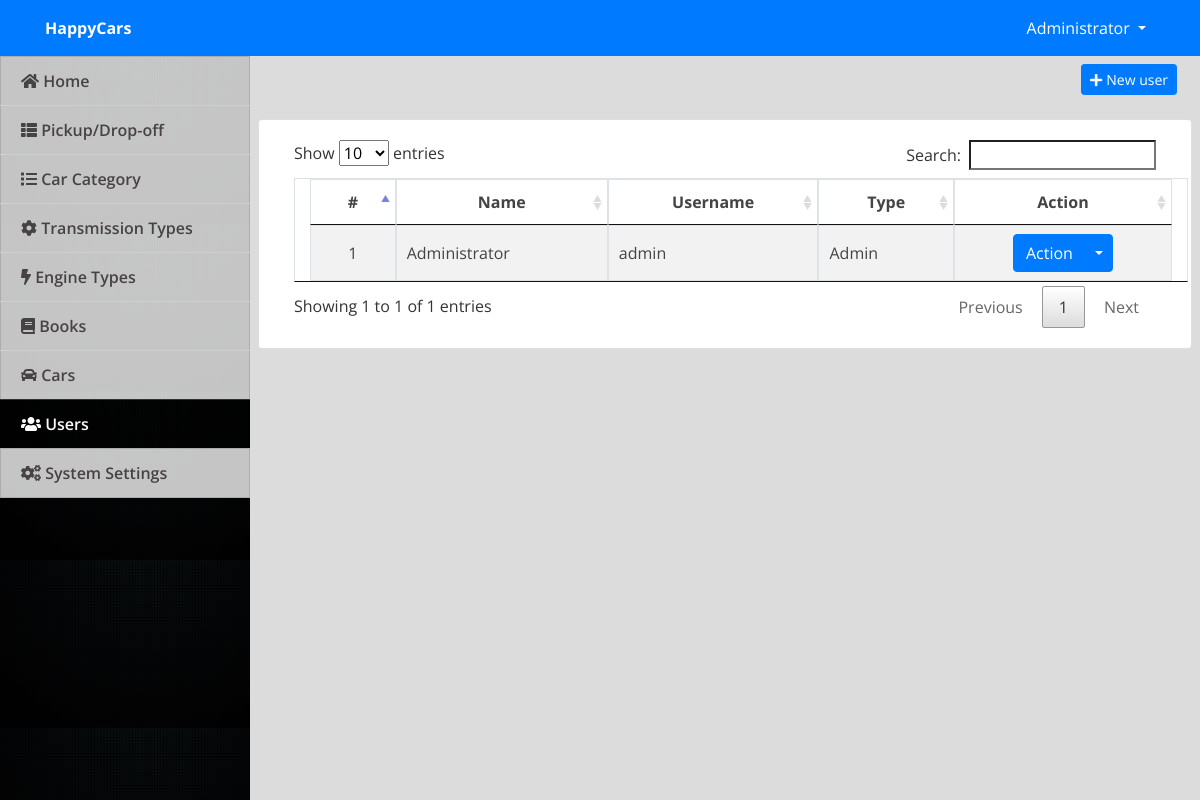
Page /admin/index.php?page=users (signed in) on the committed database.
### tables this page shows
CREATE TABLE `users` (
  `id` int(30) NOT NULL,
  `name` text NOT NULL,
  `username` varchar(200) NOT NULL,
  `password` text NOT NULL,
  `type` tinyint(1) NOT NULL DEFAULT 3 COMMENT '1=Admin,2=Staff, 3= subscriber'
);

### admin/users.php (the view, shortened to what this page needs)
<div class="container-fluid">
	<div class="row">
	<div class="col-lg-12">
			<button class="btn btn-primary float-right btn-sm" id="new_user"><i class="fa fa-plus"></i> New user</button>
	</div>
	</div>
	<br>
	<div class="row">
		<div class="card col-lg-12">
			<div class="card-body">
				<table class="table-striped table-bordered col-md-12">
			<thead>
				<tr>
					<th class="text-center">#</th>
					<th class="text-center">Name</th>
					<th class="text-center">Username</th>
					<th class="text-center">Type</th>
					<th class="text-center">Action</th>
				</tr>
			</thead>
			<tbody>
				<?php
 					include 'db_connect.php';
 					$type = array("","Admin","Staff","Alumnus/Alumna");
 					$users = $conn->query("SELECT * FROM users order by name asc");
 					$i = 1;
 					while($row= $users->fetch_assoc()):
				 ?>
				 <tr>
				 	<td class="text-center">
				 		<?php echo $i++ ?>
				 	</td>
				 	<td>
				 		<?php echo ucwords($row['name']) ?>
				 	</td>
				 	<td>
				 		<?php echo $row['username'] ?>
				 	</td>
				 	<td>
				 		<?php echo $type[$row['type']] ?>
				 	</td>
				 	<td>
				 		<center>
								<div class="btn-group">
								  <button type="button" class="btn btn-primary">Action</button>
								  <button type="button" class="btn btn-primary dropdown-toggle dropdown-toggle-split" data-toggle="dropdown" aria-haspopup="true" aria-expanded="false">
								  </button>
								</div>
								</center>
				 	</td>
				 </tr>
				<?php endwhile; ?>
			</tbody>
		</table>
			</div>
		</div>
	</div>
</div>

### admin/assets/css/style.css (style rules this page uses)
body { font-family: "Open Sans", sans-serif; color: #444444; width: 100%; height: calc(100%); }

### admin/index.php (style rules this page uses)
body { background: #80808045; }

### rows in the picture
users: name "Administrator", username "admin", type "Admin"

### other values in the picture
$_SESSION['system']['name'] "HappyCars"
$_SESSION['login_name'] "Administrator"
